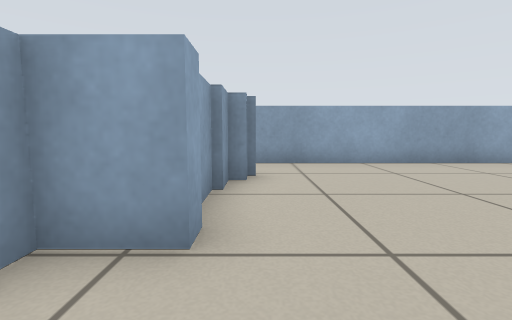
view 1 (above)

16 first-person views from a walk through a robot-simulator world made for Stage. The camera is 0.46 m above the floor, tilts 6° down and sees 85° across. The lines on the ground mark 1 m squares. The floor is counted in squares, 0.5 m on a side. Each view is taken from the middle of a square. On the plan, view 1 faces up. The plan holds only what a view shows up to about 11 squares ahead; the rest is blank. The place goes on beyond the plan. Robots are left out.

view 2
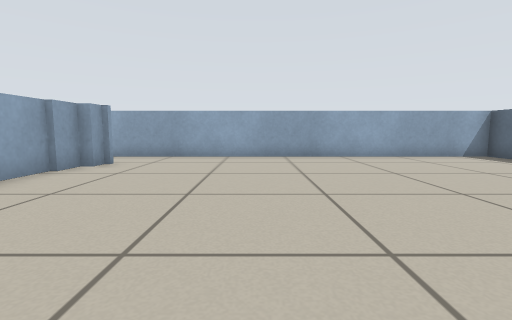

view 3
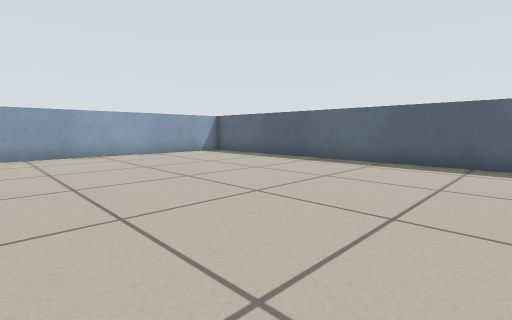

view 4
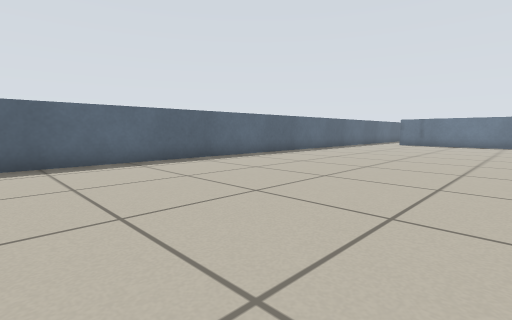

view 5
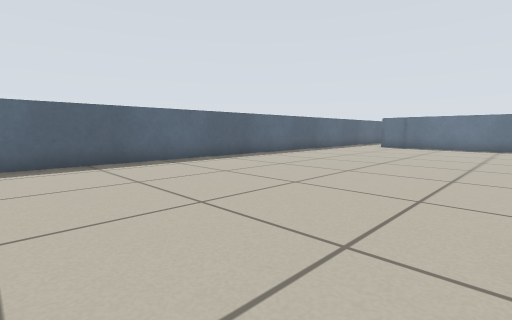

view 6
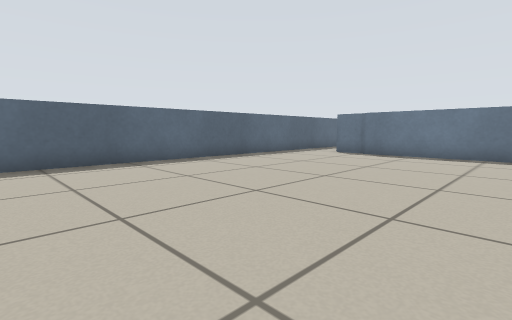

view 7
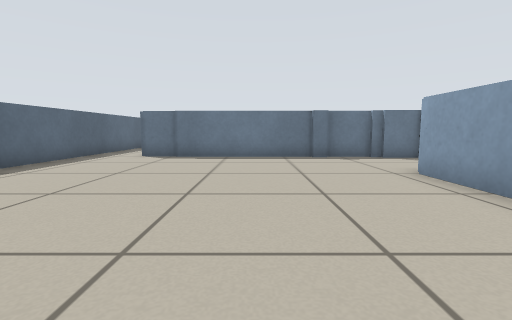

view 8
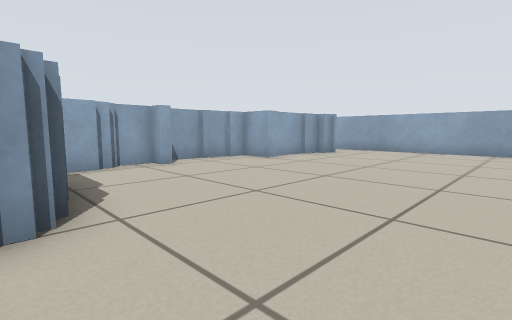

view 9
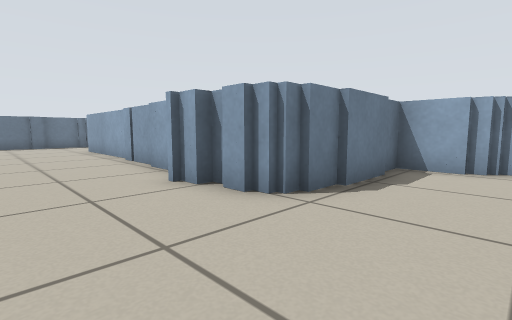

view 10
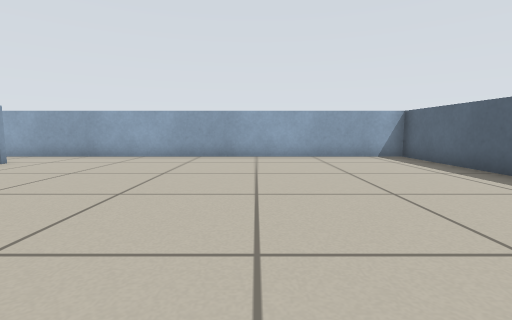

view 11
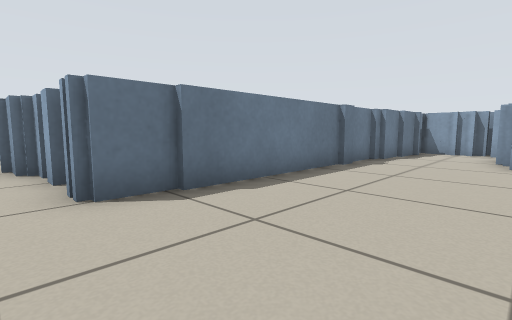

view 12
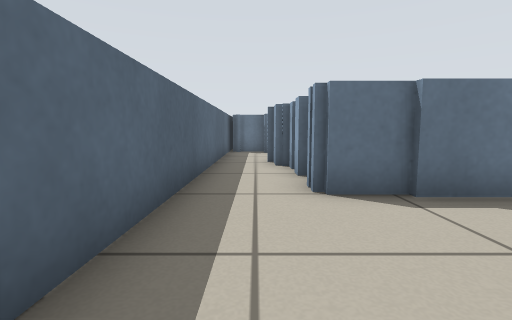

view 13
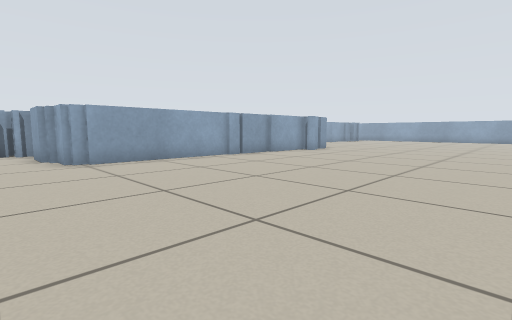

view 14
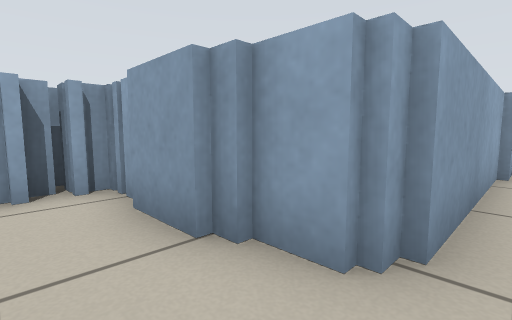

view 15
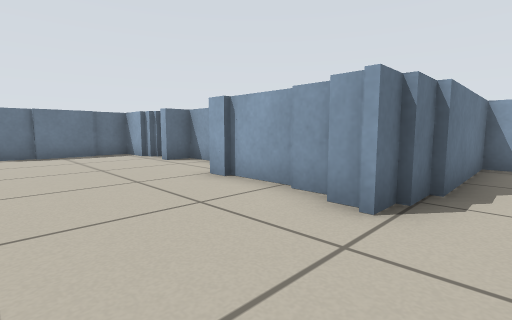

view 16
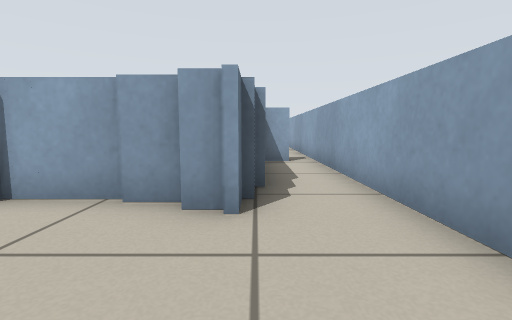

### Floor plan
Points are (right, up) in squares from view 1. A wall is a line through its corners. A room is listed if a view was taken in it or the views show most of it. See-through windows are left out.
Room 1 (views 1, 2, 3, 4, 5, 6, 7, 8, 9, 10, 11, 12, 13, 14, 15, 16)
walls: (3.4, -6) (3.4, -6.6); (3.2, -5) (3.2, -5.6); (3, -4.6) (3, -5.1); (2.9, -8) (2.9, -9); (1.6, -4.4) (2.6, -4.4); (2.7, -9.2) (2.7, -11.2); (-0.1, -4.2) (1.8, -4.2); (2.5, -11.1) (2.5, -16); (-1.2, -2.9) (-1.2, -4.4) (0, -4.4); (-1.1, -1.5) (-1.7, -1.5) (-1.7, -2.5); (-2, 0.5) (-2, -1.1) (-1.1, -1.1); (-0.5, 2.6) (-0.5, 2.1) (-1.7, 2.1) (-1.7, 1.4); (-1.9, 1.5) (-1.9, 0.4); (-0.7, 4.4) (-0.7, 2.5); (2.2, -16.4) (1.2, -16.4); (1.1, -16.7) (-0.4, -16.7); (-0.8, 5.8) (-0.2, 5.8) (-0.2, 5.1) (-0.5, 5.1) (-0.5, 4.2); (-1.6, 6) (-0.6, 6); (-0.8, -16.6) (-1.7, -16.6); (-1.9, -17) (-1.9, -17.6); (-1.7, -17.6) (-1.7, -18.1); (3.5, -19.6) (4.1, -19.6); (4, -19.8) (8.9, -19.8); (8.8, -19.9) (10.1, -19.9) (10.1, -20.8); (1.6, -19.6) (2.1, -19.6); (-1.7, -18.2) (-1.7, -19.1); (2, -19.8) (3.5, -19.8); (0.4, -19.4) (1.8, -19.4); (-0.8, -19.3) (0.5, -19.3); (-5.4, 7.1) (-5.4, 6.2) (-1.5, 6.2); (10.1, -21.6) (10.1, -22.2); (10.1, -22.6) (10.1, -23.2); (10.5, -23.2) (10.5, -24.2); (12.2, -24.5) (12.2, 7.8) (-5.5, 7.8)

Where each view was taken, in squares from view 1:
view 1: 0 up, 0 right, facing up
view 2: 2 down, 4 right, facing up
view 3: 3 down, 4 right, facing up-right
view 4: 1 down, 4 right, facing down-right
view 5: 4 down, 4 right, facing down-right
view 6: 9 down, 4 right, facing down-right
view 7: 10 down, 6 right, facing down
view 8: 5 down, 6 right, facing up-left
view 9: 2 down, 6 right, facing down-left
view 10: 2 down, 7 right, facing up
view 11: 16 down, 11 right, facing down-left
view 12: 16 down, 11 right, facing down
view 13: 18 down, 11 right, facing up-left
view 14: 18 down, 3 right, facing up-left
view 15: 7 up, 3 right, facing down-left
view 16: 6 up, 3 right, facing left
